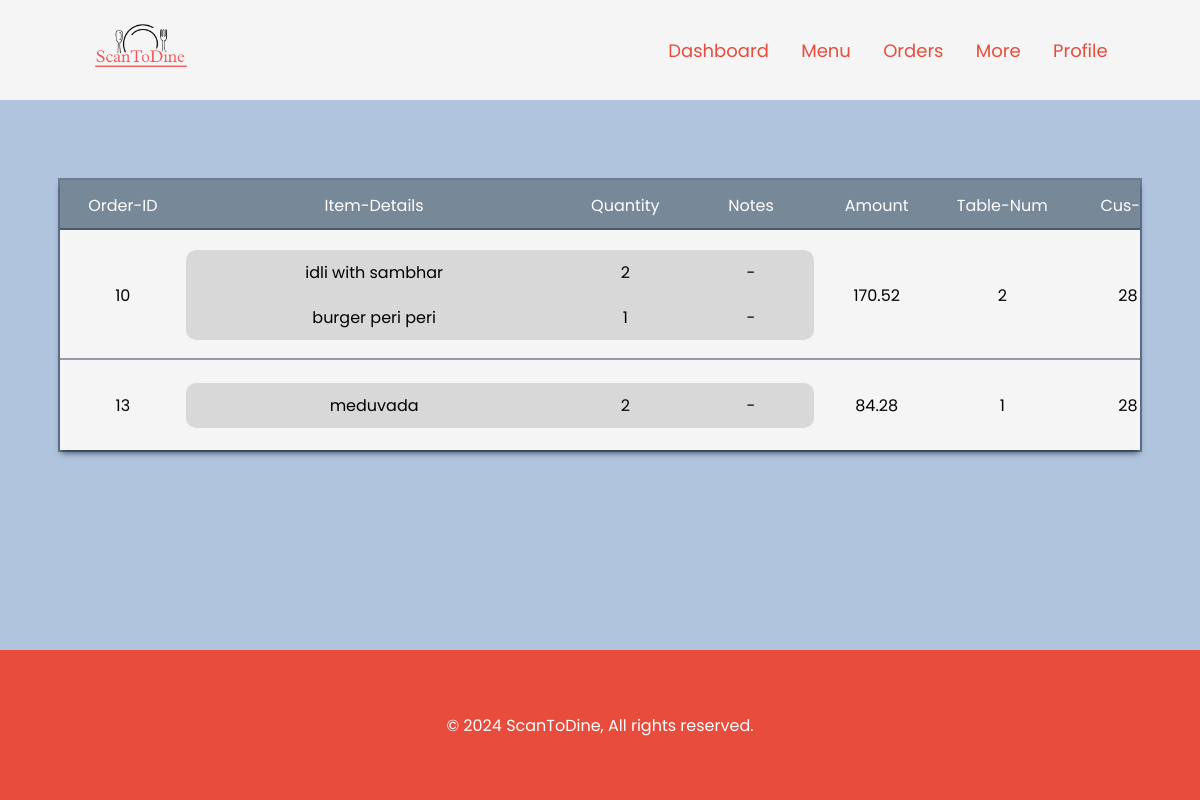
Page /adminModule/orders.php (signed in) on the committed database.
### tables this page shows
CREATE TABLE `orders` (
  `order_id` int(12) NOT NULL,
  `cus_id` int(10) NOT NULL,
  `order_date` datetime NOT NULL,
  `table_num` int(3) NOT NULL,
  `res_id` int(6) NOT NULL,
  `items_det` longtext NOT NULL CHECK (json_valid(`items_det`)),
  `amount` double NOT NULL,
  `completion_code` int(6) NOT NULL,
  `order_status` varchar(25) NOT NULL DEFAULT 'finished'
);

### adminModule/orders.php (the view, shortened to what this page needs)
<?php
include("../commonPages/dbConnect.php");
$res_code = $_SESSION['res_code'];
?>
<!DOCTYPE html>
<html lang="en">
<head>
</head>
<body>
    <?php
    include("../commonPages/index_header.php");
    $fetchOrdersQuery = "select * from orders where res_id = $res_code and order_status = 'placed'";
    $fetchOrders = mysqli_query($con, $fetchOrdersQuery);
    if(mysqli_num_rows($fetchOrders)>0){
    $orders = mysqli_fetch_all($fetchOrders, MYSQLI_ASSOC);
    ?>
    <div class="orders-div" id="orders-div">
        <div class="orders">
            <div class="order-index">
                <div class="flex1">Order-ID</div>
                <div class="flex3">Item-Details</div>
                <div class="flex1">Quantity</div>
                <div class="flex1">Notes</div>
                <div class="flex1">Amount</div>
                <div class="flex1">Table-Num</div>
                <div class="flex1">Cus-ID</div>
            </div>
            <?php
            foreach ($orders as $order) {
                $order_id = $order['order_id'];
                $cus_id = $order['cus_id'];
                $table_num = $order['table_num'];
                $items_det = $order['items_det'];
                $amount = $order['amount'];
                $items_det_array = json_decode($items_det, true);
                ?>
                <div class="order">
                    <div class="flex1">
                        <?php echo $order_id; ?>
                    </div>
                    <?php
                    $itemDetails = array();
                    $index = 1;
                    foreach ($items_det_array as $itemId => $val) {
                        if (!str_contains($itemId, 'inst')) {
                            $fetchItemDetQuery = "select * from food_items where res_id = $res_code and food_type_id = $itemId;";
                            $fetchItemDet = mysqli_query($con, $fetchItemDetQuery);
                            $itemDet = mysqli_fetch_assoc($fetchItemDet);
                            $itemDetails[$index] = array("name" => $itemDet['type_name'], "qun" => $val, "note" => $items_det_array["$itemId-inst"]);
                            $index++;
                        }
                    }
                    ?>
                    <div class="flex3">
                        <div class="item-det item-name">
                            <?php
                            for ($item_no = 1; $item_no <= count($itemDetails); $item_no++) {
                                echo "<div class='name'><p>" . $itemDetails[$item_no]['name'] . "</p></div>";
                            }
                            ?>
                        </div>
                    </div>
                    <div class="flex1">
                        <div class="item-det item-qun">
                            <?php
                            for ($item_no = 1; $item_no <= count($itemDetails); $item_no++) {
                                echo "<div class='qun'><p>" . $itemDetails[$item_no]['qun'] . "</p></div>";
                            }
                            ?>
                        </div>
                    </div>
                    <div class="flex1">
                        <div class="item-det item-note">
                            <?php
                            for ($item_no = 1; $item_no <= count($itemDetails); $item_no++) {
                                if (trim(strval($itemDetails[$item_no]['note'])) == '') {
                                    echo "<p>-</p>";
                                } else {
                                    echo "<marquee behavior='scroll' direction='left' scrollamount='2'><p>" . $itemDetails[$item_no]['note'] . "</p></marquee>";
                                }
                            }
                            ?>
                        </div>
                    </div>
                    <?php
                    echo "<div class='flex1'>" . $amount . "</div>";
                    echo "<div class='flex1'>" . $table_num . "</div>";
                    echo "<div class='flex1'>" . $cus_id . "</div>";
                    ?>
                </div>
                <?php
            }
            ?>
        </div>
    </div>
    <?php
    }else{
    ?>
    <div class="no-orders">
        <h2>No Orders Available!</h2>
    </div>
    <?php
    }
    ?>
</body>
</html>

### adminModule/orders.php (style rules this page uses)
* { padding: 0; margin: 0; font-family: 'Poppins', sans-serif; }
.orders-div { width: 100%; min-height: calc(100vh - 410px); height: auto; background-color: lightsteelblue; display: flex; flex-direction: column; align-items: center; padding: 80px 0px; }
.orders { box-shadow: rgba(6, 24, 44, 0.4) 0px 0px 0px 2px, rgba(6, 24, 44, 0.65) 0px 4px 6px -1px, rgba(255, 255, 255, 0.08) 0px 1px 0px inset; width: 90vw; height: auto; background-color: whitesmoke; overflow-x: scroll; }
.orders-div .order-index { width: 1382px; height: 50px; background-color: lightslategray; display: flex; align-items: center; color: white; }
.orders-div .flex1 { flex: 1; display: flex; justify-content: center; text-align: center; }
.orders-div .flex3 { flex: 3; display: flex; justify-content: center; text-align: center; }
.orders-div .order { width: 1382px; background-color: whitesmoke; box-shadow: rgba(6, 24, 44, 0.4) 0px 0px 0px 2px, rgba(6, 24, 44, 0.65) 0px 4px 6px -1px, rgba(255, 255, 255, 0.08) 0px 1px 0px inset; height: auto; padding: 20px 0px; display: flex; align-items: center; }
.item-det { display: flex; flex-direction: column; justify-content: center; align-items: center; background-color: rgb(216, 216, 216); width: 100%; }
.item-name { border-top-left-radius: 10px; border-bottom-left-radius: 10px; }
.item-note { border-top-right-radius: 10px; border-bottom-right-radius: 10px; }
.item-det p { margin: 10px 0px; text-align: center; }

### commonPages/index_header.php (style rules this page uses)
* { margin: 0; padding: 0; font-family: 'Poppins', sans-serif; }

### rows in the picture
orders: order_id "10", name "idli with sambhar", name "burger peri peri", qun "2", qun "1", amount "170.52", table_num "2", cus "28"
orders: order_id "13", name "meduvada", qun "2", amount "84.28", table_num "1", cus "28"
